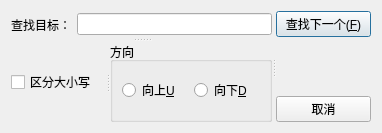
<?xml version="1.0" encoding="UTF-8"?>
<ui version="4.0">
 <class>findDialog</class>
 <widget class="QDialog" name="findDialog">
  <property name="geometry">
   <rect>
    <x>0</x>
    <y>0</y>
    <width>382</width>
    <height>133</height>
   </rect>
  </property>
  <property name="windowTitle">
   <string>查找</string>
  </property>
  <layout class="QGridLayout" name="gridLayout">
   <item row="0" column="0">
    <widget class="QSplitter" name="splitter_3">
     <property name="orientation">
      <enum>Qt::Orientation::Horizontal</enum>
     </property>
     <widget class="QSplitter" name="splitter_2">
      <property name="orientation">
       <enum>Qt::Orientation::Vertical</enum>
      </property>
      <widget class="QWidget" name="">
       <layout class="QHBoxLayout" name="horizontalLayout_2">
        <item>
         <widget class="QLabel" name="label">
          <property name="text">
           <string>查找目标：</string>
          </property>
         </widget>
        </item>
        <item>
         <widget class="QLineEdit" name="lineEdit"/>
        </item>
       </layout>
      </widget>
      <widget class="QSplitter" name="splitter">
       <property name="orientation">
        <enum>Qt::Orientation::Horizontal</enum>
       </property>
       <widget class="QCheckBox" name="checkBox">
        <property name="sizePolicy">
         <sizepolicy hsizetype="Preferred" vsizetype="Preferred">
          <horstretch>0</horstretch>
          <verstretch>0</verstretch>
         </sizepolicy>
        </property>
        <property name="text">
         <string>区分大小写</string>
        </property>
       </widget>
       <widget class="QGroupBox" name="groupBox">
        <property name="enabled">
         <bool>true</bool>
        </property>
        <property name="sizePolicy">
         <sizepolicy hsizetype="Preferred" vsizetype="Preferred">
          <horstretch>0</horstretch>
          <verstretch>0</verstretch>
         </sizepolicy>
        </property>
        <property name="title">
         <string>方向</string>
        </property>
        <layout class="QHBoxLayout" name="horizontalLayout">
         <item>
          <widget class="QRadioButton" name="rbDown">
           <property name="text">
            <string>向上&amp;U</string>
           </property>
          </widget>
         </item>
         <item>
          <widget class="QRadioButton" name="rbUp">
           <property name="text">
            <string>向下&amp;D</string>
           </property>
          </widget>
         </item>
        </layout>
       </widget>
      </widget>
     </widget>
     <widget class="QWidget" name="">
      <layout class="QVBoxLayout" name="verticalLayout">
       <item>
        <widget class="QPushButton" name="btnFindNext">
         <property name="text">
          <string>查找下一个(&amp;F)</string>
         </property>
        </widget>
       </item>
       <item>
        <spacer name="verticalSpacer">
         <property name="orientation">
          <enum>Qt::Orientation::Vertical</enum>
         </property>
         <property name="sizeHint" stdset="0">
          <size>
           <width>20</width>
           <height>40</height>
          </size>
         </property>
        </spacer>
       </item>
       <item>
        <widget class="QPushButton" name="btnCancel">
         <property name="text">
          <string>取消</string>
         </property>
        </widget>
       </item>
      </layout>
     </widget>
    </widget>
   </item>
  </layout>
 </widget>
 <resources/>
 <connections/>
</ui>
